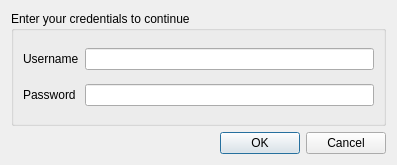
<?xml version="1.0" encoding="UTF-8"?>
<ui version="4.0">
 <class>ParentConfirm</class>
 <widget class="QDialog" name="ParentConfirm">
  <property name="geometry">
   <rect>
    <x>0</x>
    <y>0</y>
    <width>397</width>
    <height>165</height>
   </rect>
  </property>
  <property name="windowTitle">
   <string>Confirm</string>
  </property>
  <layout class="QVBoxLayout" name="verticalLayout">
   <item>
    <widget class="QGroupBox" name="groupBox">
     <property name="title">
      <string>Enter your credentials to continue</string>
     </property>
     <layout class="QGridLayout" name="gridLayout">
      <item row="0" column="0">
       <widget class="QLabel" name="label">
        <property name="text">
         <string>Username</string>
        </property>
       </widget>
      </item>
      <item row="0" column="1">
       <widget class="QLineEdit" name="password"/>
      </item>
      <item row="1" column="0">
       <widget class="QLabel" name="label_2">
        <property name="text">
         <string>Password</string>
        </property>
       </widget>
      </item>
      <item row="1" column="1">
       <widget class="QLineEdit" name="username">
        <property name="echoMode">
         <enum>QLineEdit::EchoMode::Password</enum>
        </property>
       </widget>
      </item>
     </layout>
    </widget>
   </item>
   <item>
    <widget class="QDialogButtonBox" name="buttonBox">
     <property name="orientation">
      <enum>Qt::Orientation::Horizontal</enum>
     </property>
     <property name="standardButtons">
      <set>QDialogButtonBox::StandardButton::Cancel|QDialogButtonBox::StandardButton::Ok</set>
     </property>
    </widget>
   </item>
  </layout>
 </widget>
 <resources/>
 <connections>
  <connection>
   <sender>buttonBox</sender>
   <signal>accepted()</signal>
   <receiver>ParentConfirm</receiver>
   <slot>accept()</slot>
   <hints>
    <hint type="sourcelabel">
     <x>248</x>
     <y>254</y>
    </hint>
    <hint type="destinationlabel">
     <x>157</x>
     <y>274</y>
    </hint>
   </hints>
  </connection>
  <connection>
   <sender>buttonBox</sender>
   <signal>rejected()</signal>
   <receiver>ParentConfirm</receiver>
   <slot>reject()</slot>
   <hints>
    <hint type="sourcelabel">
     <x>316</x>
     <y>260</y>
    </hint>
    <hint type="destinationlabel">
     <x>286</x>
     <y>274</y>
    </hint>
   </hints>
  </connection>
 </connections>
</ui>
